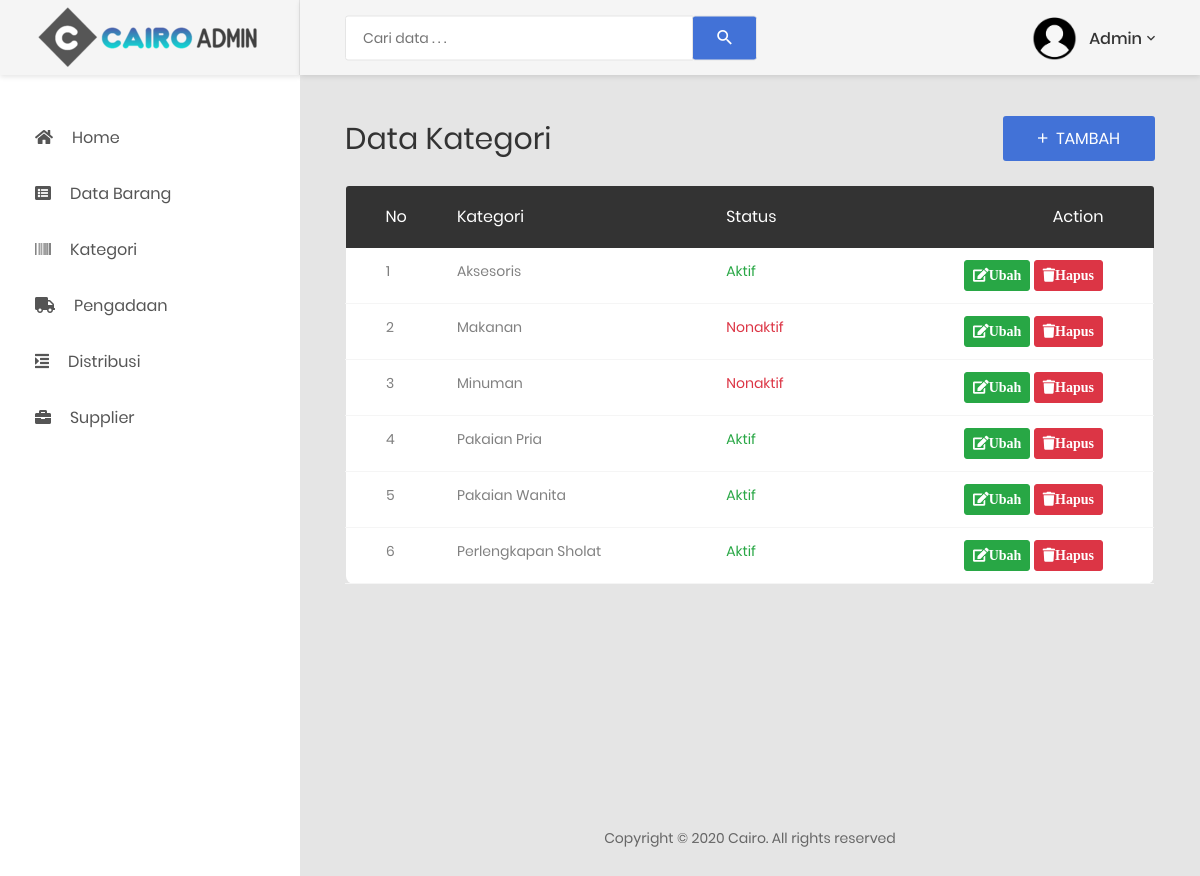
Screenshot of /pages/kategori.php (signed in) with the database file from the repository.
### tables this page shows
CREATE TABLE `kategori` (
  `id_kategori` int(5) NOT NULL,
  `nama` char(30) NOT NULL,
  `status` char(20) NOT NULL
);

### component/class_kategori.php (called while the page is built, shortened)
<?php
class kategori{
	var $host = "localhost";
	var $username = "root";
	var $password = "";
	var $database = "db_inventory";
	var $koneksi = "";
	function __construct(){
		$this->koneksi = mysqli_connect($this->host, $this->username, $this->password,$this->database);
	}
	function tampil_data()
	{
		$data = mysqli_query($this->koneksi,"SELECT * FROM kategori ORDER BY nama ASC;");
		while($row = mysqli_fetch_array($data)){
			$hasil[] = $row;
		}
		return $hasil;
	}
}
?>

### pages/kategori.php (the view, shortened to what this page needs)
<?php
include('../component/class_kategori.php');
$kategori = new kategori();
$kat = $kategori->tampil_data();
?>
<!DOCTYPE html>
<html lang="en">
<head>
    <link href="../css/font-face.css" rel="stylesheet" media="all">
    <link href="../vendor/font-awesome-4.7/css/font-awesome.min.css" rel="stylesheet" media="all">
    <link href="../vendor/font-awesome-5/css/fontawesome-all.min.css" rel="stylesheet" media="all">
    <link href="../vendor/mdi-font/css/material-design-iconic-font.min.css" rel="stylesheet" media="all">
    <link href="../vendor/bootstrap-4.1/bootstrap.min.css" rel="stylesheet" media="all">
    <link href="../vendor/animsition/animsition.min.css" rel="stylesheet" media="all">
    <link href="../vendor/bootstrap-progressbar/bootstrap-progressbar-3.3.4.min.css" rel="stylesheet" media="all">
    <link href="../vendor/wow/animate.css" rel="stylesheet" media="all">
    <link href="../vendor/css-hamburgers/hamburgers.min.css" rel="stylesheet" media="all">
    <link href="../vendor/slick/slick.css" rel="stylesheet" media="all">
    <link href="../vendor/select2/select2.min.css" rel="stylesheet" media="all">
    <link href="../vendor/perfect-scrollbar/perfect-scrollbar.css" rel="stylesheet" media="all">
    <link href="../css/theme.css" rel="stylesheet" media="all">
</head>
<body class="animsition">
    <div class="page-wrapper">
		<?php include '../component/menu.php' ?>
        <div class="page-container">
			<?php include '../component/header.php';?>
            <div class="main-content">
                <div class="section__content section__content--p30">
                    <div class="container-fluid">
					    <div class="row">
                            <div class="col-md-12">
                                <div class="overview-wrap">
                                    <h2 class="title-1">Data Kategori</h2>
                                    <a class="au-btn au-btn-icon au-btn--blue" href="kategori_tambah.php">
                                        <i class="zmdi zmdi-plus"></i> Tambah
									</a>
                                </div>
                            </div>
                        </div>
                        <div class="row m-t-25">
                            <div class="col-lg-12">
                                <div class="table-responsive m-b-40">
                                    <table class="table table-borderless table-data3">
                                        <thead>
                                            <tr>
												<th width="3%">No</th>
                                                <th>Kategori</th>
												<th>Status</th>
												<th>Action</th>
                                            </tr>
                                        </thead>
                                        <tbody>
                                            <?php
												if($kat==0){
													echo "<td colspan='5' class='text-center text-danger' >Tidak ada data.</td>";
												}
												else{
												$no = 1;
												foreach($kat as $row){
													?>
													<tr>
														<td><?php echo $no++; ?></td>
														<td><?php echo $row['nama']; ?></td>
														<?php
														if($row['status']=="Aktif"){
															$warna = "text-success";
														}else{
															$warna = "text-danger";
														}?>
														<td class="<?php echo $warna;?>"><?php echo $row['status']; ?></td>
														<td>
															<a class="btn btn-sm btn-success" href="kategori_edit.php?id=<?php echo $row['id_kategori']; ?>">
															<i class="fa fa-edit">Ubah</i></a>
															<a class="btn btn-sm btn-danger" href="kategori_hapus.php?del=<?php echo $row['id_kategori']; ?>" onclick="return confirm('Yakin Ingin Menghapus Data Ini?'); ">
															<i class="fa fa-trash">Hapus</i></a>
														</td>
													</tr>
													<?php
												}
												}
												?>
                                        </tbody>
                                    </table>
                                </div>
                            </div>
                        </div>
						<br></br></br><br></br></br><br>
                        <div class="row">
							<?php include '../component/footer.php';?>
                        </div>
                    </div>
                </div>
            </div>
        </div>
    </div>
</body>
</html>

### rows the page displays
kategori: nama "Aksesoris", status "Aktif"
kategori: nama "Makanan", status "Nonaktif"
kategori: nama "Minuman", status "Nonaktif"
kategori: nama "Pakaian Pria", status "Aktif"
kategori: nama "Pakaian Wanita", status "Aktif"
kategori: nama "Perlengkapan Sholat", status "Aktif"
